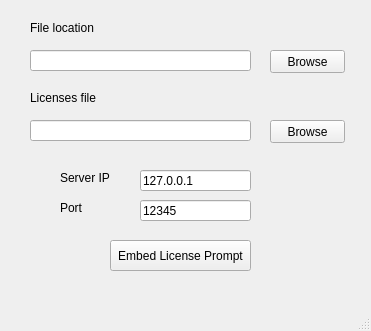
<?xml version="1.0" encoding="UTF-8"?>
<ui version="4.0">
 <class>MainWindow</class>
 <widget class="QMainWindow" name="MainWindow">
  <property name="geometry">
   <rect>
    <x>0</x>
    <y>0</y>
    <width>371</width>
    <height>331</height>
   </rect>
  </property>
  <property name="windowTitle">
   <string>MainWindow</string>
  </property>
  <widget class="QWidget" name="centralwidget">
   <widget class="QPushButton" name="filePathButton">
    <property name="geometry">
     <rect>
      <x>270</x>
      <y>50</y>
      <width>75</width>
      <height>23</height>
     </rect>
    </property>
    <property name="text">
     <string>Browse</string>
    </property>
   </widget>
   <widget class="QLineEdit" name="filePathLineEdit">
    <property name="geometry">
     <rect>
      <x>30</x>
      <y>50</y>
      <width>221</width>
      <height>21</height>
     </rect>
    </property>
   </widget>
   <widget class="QLabel" name="label">
    <property name="geometry">
     <rect>
      <x>30</x>
      <y>20</y>
      <width>71</width>
      <height>16</height>
     </rect>
    </property>
    <property name="text">
     <string>File location</string>
    </property>
   </widget>
   <widget class="QLabel" name="label_2">
    <property name="geometry">
     <rect>
      <x>30</x>
      <y>90</y>
      <width>71</width>
      <height>16</height>
     </rect>
    </property>
    <property name="text">
     <string>Licenses file</string>
    </property>
   </widget>
   <widget class="QPushButton" name="licensesPathButton">
    <property name="geometry">
     <rect>
      <x>270</x>
      <y>120</y>
      <width>75</width>
      <height>23</height>
     </rect>
    </property>
    <property name="text">
     <string>Browse</string>
    </property>
   </widget>
   <widget class="QLineEdit" name="licensesPathLineEdit">
    <property name="geometry">
     <rect>
      <x>30</x>
      <y>120</y>
      <width>221</width>
      <height>21</height>
     </rect>
    </property>
   </widget>
   <widget class="QLineEdit" name="serverIpLineEdit">
    <property name="geometry">
     <rect>
      <x>140</x>
      <y>170</y>
      <width>111</width>
      <height>21</height>
     </rect>
    </property>
    <property name="text">
     <string>127.0.0.1</string>
    </property>
   </widget>
   <widget class="QLabel" name="label_3">
    <property name="geometry">
     <rect>
      <x>60</x>
      <y>170</y>
      <width>71</width>
      <height>16</height>
     </rect>
    </property>
    <property name="text">
     <string>Server IP</string>
    </property>
   </widget>
   <widget class="QLabel" name="label_4">
    <property name="geometry">
     <rect>
      <x>60</x>
      <y>200</y>
      <width>71</width>
      <height>16</height>
     </rect>
    </property>
    <property name="text">
     <string>Port</string>
    </property>
   </widget>
   <widget class="QLineEdit" name="serverPortLineEdit">
    <property name="geometry">
     <rect>
      <x>140</x>
      <y>200</y>
      <width>111</width>
      <height>21</height>
     </rect>
    </property>
    <property name="text">
     <string>12345</string>
    </property>
   </widget>
   <widget class="QPushButton" name="embedButton">
    <property name="geometry">
     <rect>
      <x>110</x>
      <y>240</y>
      <width>141</width>
      <height>31</height>
     </rect>
    </property>
    <property name="text">
     <string>Embed License Prompt</string>
    </property>
   </widget>
  </widget>
  <widget class="QMenuBar" name="menubar">
   <property name="geometry">
    <rect>
     <x>0</x>
     <y>0</y>
     <width>371</width>
     <height>21</height>
    </rect>
   </property>
  </widget>
  <widget class="QStatusBar" name="statusbar"/>
 </widget>
 <resources/>
 <connections/>
</ui>
